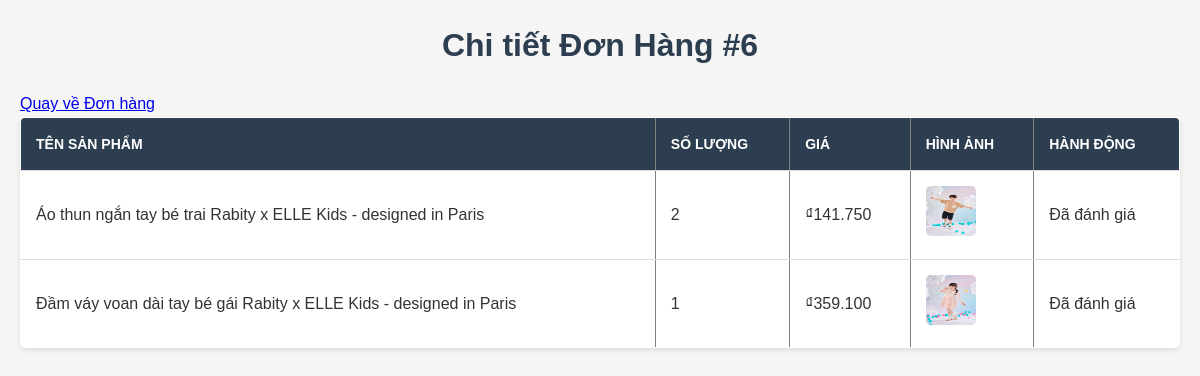
The app's page /Pages/orders/order_details.php?order_id=6 (signed in) with its own data.
### tables this page shows
CREATE TABLE `orders` (
  `id` int(11) NOT NULL,
  `user_id` int(11) NOT NULL,
  `user_name` varchar(255) NOT NULL,
  `phone` varchar(20) NOT NULL,
  `address` text NOT NULL,
  `payment_method` varchar(50) NOT NULL,
  `shipping_method` varchar(50) NOT NULL,
  `bank` varchar(50) DEFAULT NULL,
  `total_price` decimal(10,2) NOT NULL,
  `shipping_cost` decimal(10,2) NOT NULL,
  `status` varchar(50) DEFAULT 'Chờ xử lý',
  `created_at` timestamp NOT NULL DEFAULT current_timestamp()
);

CREATE TABLE `order_items` (
  `id` int(11) NOT NULL,
  `order_id` int(11) NOT NULL,
  `product_id` int(11) NOT NULL,
  `product_name` varchar(255) NOT NULL,
  `price` decimal(10,2) NOT NULL,
  `quantity` int(11) NOT NULL
);

CREATE TABLE `products` (
  `id` int(11) NOT NULL,
  `product_code` varchar(50) NOT NULL,
  `name` varchar(255) NOT NULL,
  `image` varchar(255) NOT NULL,
  `description` text NOT NULL,
  `price` decimal(10,2) NOT NULL,
  `created_at` timestamp NOT NULL DEFAULT current_timestamp(),
  `sale_percentage` int(11) DEFAULT 0,
  `stock` int(11) DEFAULT 50,
  `cost_price` decimal(10,2) DEFAULT NULL,
  `sale_price` decimal(10,2) DEFAULT NULL,
  `sold_quantity` int(11) DEFAULT 0
);

### Pages/orders/order_details.php (the view, shortened to what this page needs)
<?php
require '../../db.php';
$order_id = $_GET['order_id'];
$user_id = $_SESSION['user_id'];
$stmt_order = $pdo->prepare("
    SELECT * FROM orders WHERE id = ? AND user_id = ?
");
$stmt_order->execute([$order_id, $user_id]);
$order = $stmt_order->fetch(PDO::FETCH_ASSOC);
$stmt_items = $pdo->prepare("
    SELECT oi.product_id, oi.product_name, oi.quantity, oi.price AS product_price, p.image
    FROM order_items oi
    JOIN products p ON oi.product_id = p.id
    WHERE oi.order_id = ?
");
$stmt_items->execute([$order_id]);
$order_items = $stmt_items->fetchAll(PDO::FETCH_ASSOC);
function hasReviewed($order_id, $product_id)
{
    global $pdo;
    $stmt = $pdo->prepare("SELECT COUNT(*) FROM product_reviews WHERE order_id = ? AND product_id = ?");
    $stmt->execute([$order_id, $product_id]);
    return $stmt->fetchColumn() > 0;
}
?>
<!DOCTYPE html>
<html lang="vi">
<head>
    <link rel="stylesheet" href="../../css/user_orders1.css">
    <link rel="stylesheet" href="../../css/footer.css">
    <link rel="stylesheet" href="../../css/header.css">
</head>
<body>
    <main>
        <h1>Chi tiết Đơn Hàng #<?php echo htmlspecialchars($order['id']); ?></h1>
        <a href="user_orders.php">Quay về Đơn hàng</a>
        <table border="1" cellpadding="10" cellspacing="0">
            <tr>
                <th>Tên sản phẩm</th>
                <th>Số lượng</th>
                <th>Giá</th>
                <th>Hình ảnh</th>
                <th>Hành động</th>
            </tr>
            <?php foreach ($order_items as $item): ?>
                <tr>
                    <td><?php echo htmlspecialchars($item['product_name']); ?></td>
                    <td><?php echo $item['quantity']; ?></td>
                    <td>₫<?php echo number_format($item['product_price'], 0, ',', '.'); ?></td>
                    <td>
                        <img src="/php_btl/uploads/<?php echo htmlspecialchars($item['image']); ?>" width="50" height="50" alt="Ảnh sản phẩm">
                    </td>
                    <td>
                        <?php if ($order['status'] === 'Đã nhận' && !hasReviewed($order_id, $item['product_id'])): ?>
                            <button onclick="openReviewPopup(<?php echo $order_id; ?>, <?php echo $item['product_id']; ?>)">Đánh giá</button>
                        <?php else: ?>
                            <span><?php echo ($order['status'] !== 'Đã nhận') ? "Chưa xác nhận" : "Đã đánh giá"; ?></span>
                        <?php endif; ?>
                    </td>
                </tr>
            <?php endforeach; ?>
        </table>
    </main>
</body>
</html>

### css/user_orders1.css (style rules this page uses)
* { margin: 0; padding: 0; box-sizing: border-box; }
body { font-family: 'Arial', sans-serif; background-color: #f5f5f5; color: #333; line-height: 1.6; }
main { padding: 20px; max-width: 1200px; margin: 0 auto; }
main h1 { text-align: center; margin-bottom: 20px; color: #2c3e50; }
table { width: 100%; border-collapse: collapse; background-color: #fff; border-radius: 5px; overflow: hidden; box-shadow: 0 2px 5px rgba(0, 0, 0, 0.1); }
table th, table td { padding: 15px; text-align: left; border-bottom: 1px solid #ddd; }
table th { background-color: #2c3e50; color: #fff; text-transform: uppercase; font-size: 14px; }
table img { border-radius: 5px; }

### records on screen
orders: id "6"
order_items: product_name "Áo thun ngắn tay bé trai Rabity x ELLE Kids - designed in Paris", quantity "2", price "141.750", product.image (picture), shows "Đã đánh giá"
order_items: product_name "Đầm váy voan dài tay bé gái Rabity x ELLE Kids - designed in Paris", quantity "1", price "359.100", product.image (picture), shows "Đã đánh giá"
